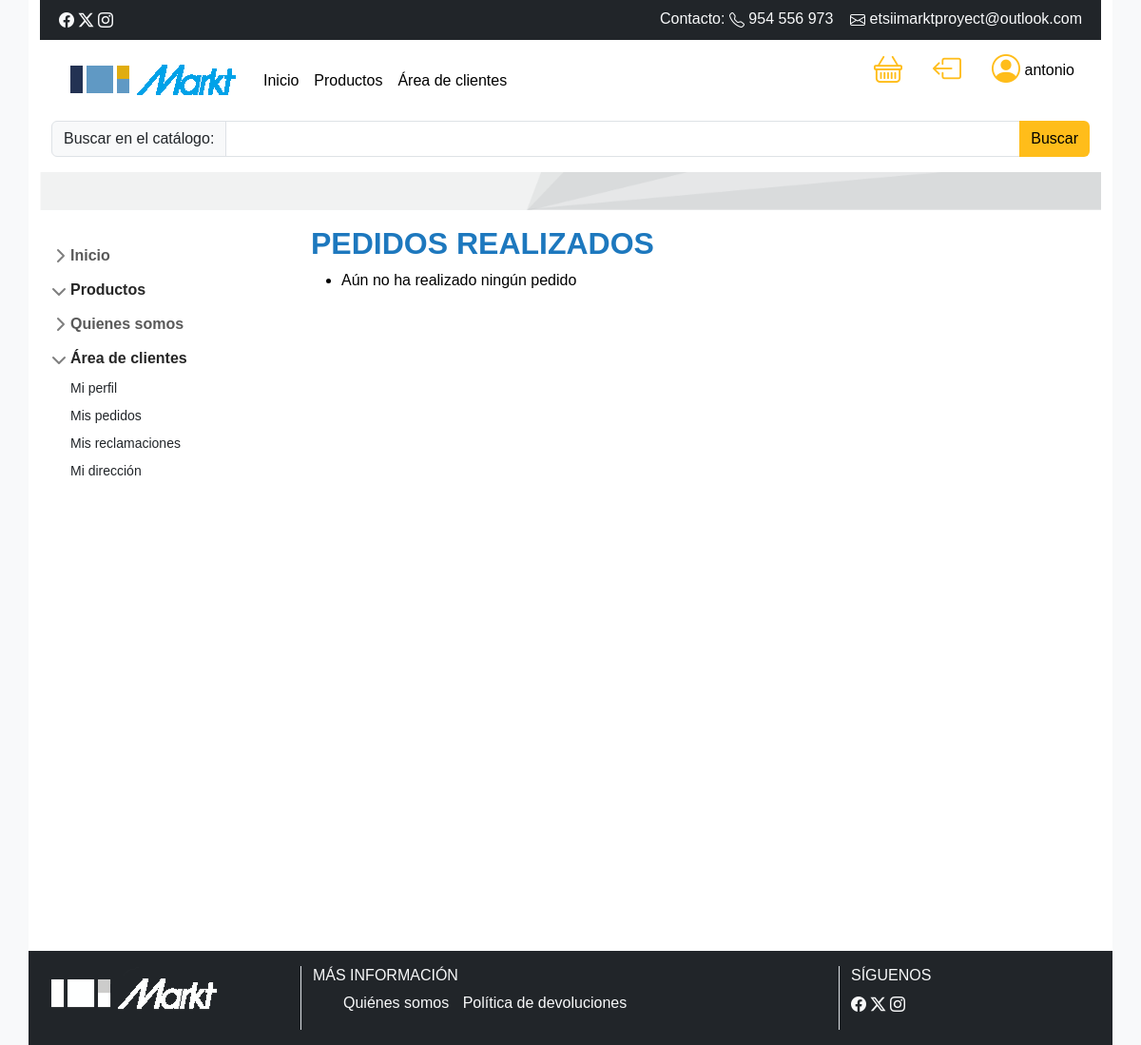
The app's page /seguimiento/ (signed in), older data.
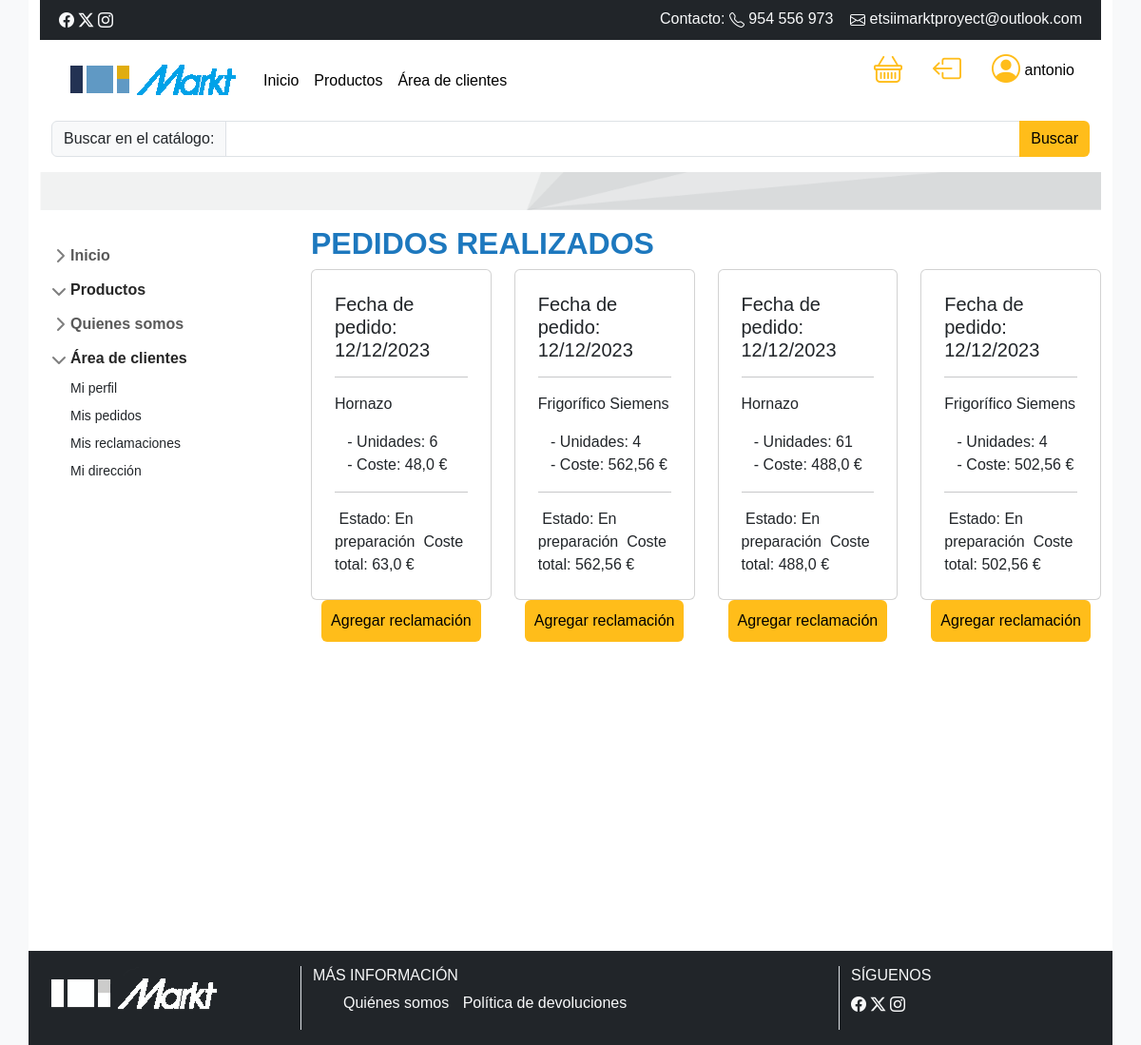
The same page, newer data.
### pedidos/models.py (models this page shows, shortened)
class Pedido(models.Model):
    user=models.ForeignKey(User,on_delete=models.SET_NULL, null=True, blank=True)
    destinatario=models.CharField(max_length=1000, null=True, blank=True)
    fecha_pedido=models.DateTimeField(auto_now_add=True)
    completado=models.BooleanField(default=False)
    id_transaccion=models.CharField(max_length=100, null=True)
    estado = models.CharField(max_length=20, choices=[(estado.value, estado.value) for estado in EstadoProducto], null=True, blank=True)
    @property
    def get_total_carrito(self):
        productopedidos=self.productopedido_set.all()
        total=sum([p.get_total for p in productopedidos])
        if total<200 and len(productopedidos)>0:
            total=total+15
        return total
    def get_estado(self):
        if str(EstadoProducto.EN_PREPARACION)==self.estado:
            return 'En preparación'
        if str(EstadoProducto.ENTREGADO)==self.estado:
            return 'Entregado'
        if str(EstadoProducto.ENVIADO)==self.estado:
            return 'Enviado'
    def get_lista_de_productos_carrito(self):
        productos = [producto_pedido for producto_pedido in self.productopedido_set.all()]
        return productos

class ProductoPedido(models.Model):
    producto = models.ForeignKey(Producto, on_delete=models.SET_NULL, null=True)
    pedido= models.ForeignKey(Pedido, on_delete=models.SET_NULL, null=True)
    montar_domicilio= models.BooleanField(default=False)
    cantidad = models.IntegerField(default=0, null=True, blank=True)
    @property
    def get_total(self):
        if self.montar_domicilio==True:
            return self.producto.precio*self.cantidad+self.cantidad*15
        else:
            return self.producto.precio*self.cantidad

### productos/models.py (models this page shows, shortened)
class Producto(models.Model):
    categoria = models.ForeignKey(Categoria,related_name='productos', on_delete=models.SET_DEFAULT, default=Categoria.get_default_categoria)
    fabricante = models.ForeignKey(Fabricante,related_name='productos', on_delete=models.SET_DEFAULT, default=Fabricante.get_default_fabricante)
    nombre = models.CharField(max_length=100)
    precio = models.FloatField()
    descripcion = models.TextField(blank=True, null=True)
    cantidad = models.IntegerField(default=1)
    imagen = models.ImageField(upload_to='productos_imagenes', blank=True, null=True)
    class Meta:
        ordering = ['nombre']
        verbose_name_plural = 'Productos'

### pedidos/views.py (the view, shortened to what this page needs)
# urls.py: path('seguimiento/', pedidos_usuario, name='seguimiento'),
def pedidos_usuario(request):
    if request.user.is_authenticated:
        user=request.user
        pedidos = Pedido.objects.all().filter(Q(user=user) & Q(completado=True))
        if len(pedidos)==0:
            messages.error(request, 'Aún no ha realizado ningún pedido')
    return render(request, 'envios/seguimiento.html', {'pedidos': pedidos})

### templates/envios/seguimiento.html (shortened to what this page needs)
{% extends "base.html" %}
{% block content %}
<h2>PEDIDOS REALIZADOS</h2>
<div class="pedidos-realizados">
{% if messages %}
<ul class="messages">
    {% for message in messages %}
        <li{% if message.tags %} class="{{ message.tags }}"{% endif %}>{{ message }}</li>
    {% endfor %}
</ul>
{% endif %}
<div class="row">
  {% for pedido in pedidos %}
      <div class="col-3">
          <div class="card p-2">
              <div class="card-body">
              <h5 class="card-title">Fecha de pedido: {{ pedido.fecha_pedido|date:"d/m/Y" }}</h5>
              <hr>
            {% for item in pedido.get_lista_de_productos_carrito %}
            <tr>
                <p class="card-text">{{ item.producto.nombre }}</p>
                <td class="card-text">&nbsp;&nbsp; - Unidades: {{ item.cantidad }}</td>
                <p class="card-text">&nbsp;&nbsp; - Coste: {{ item.get_total }} €</p>
            {% endfor %}
            <hr>
                <td>Estado: {{ pedido.get_estado }}</td>
                <td>Coste total: {{ pedido.get_total_carrito }} €</td>
            </tr>
              </div>
          </div>
          {% if user.is_authenticated %}
          <div class="text-center">
            <a class="btn btn-secondary" href="{% url 'agregar_reclamacion' pedido.id %}">Agregar reclamación</a>
          </div>
          {% endif %}
      </div>
  {% endfor %}
</div>
</div>
{% endblock %}

Row changes from the older to the newer data that the page shows:
now on this page (row edited): Pedido: fecha_pedido "12/12/2023", get_estado "En preparación", get_total_carrito "63,0"
added ProductoPedido: producto.nombre "Hornazo", cantidad "6", get_total "48,0", shown under "12/12/2023"
now on this page (row edited): Pedido: fecha_pedido "12/12/2023", get_estado "En preparación", get_total_carrito "562,56"
added ProductoPedido: producto.nombre "Frigorífico Siemens", cantidad "4", get_total "562,56", shown under "12/12/2023"
now on this page (row edited): Pedido: fecha_pedido "12/12/2023", get_estado "En preparación", get_total_carrito "488,0"
added ProductoPedido: producto.nombre "Hornazo", cantidad "61", get_total "488,0", shown under "12/12/2023"
now on this page (row edited): Pedido: fecha_pedido "12/12/2023", get_estado "En preparación", get_total_carrito "502,56"
added ProductoPedido: producto.nombre "Frigorífico Siemens", cantidad "4", get_total "502,56", shown under "12/12/2023"
Text that changed along with them:
list line gone: "Aún no ha realizado ningún pedido"
